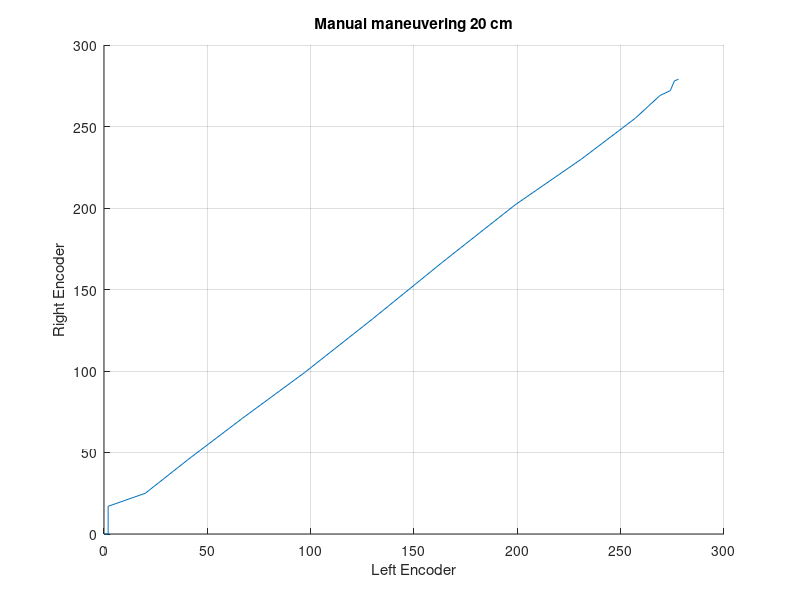
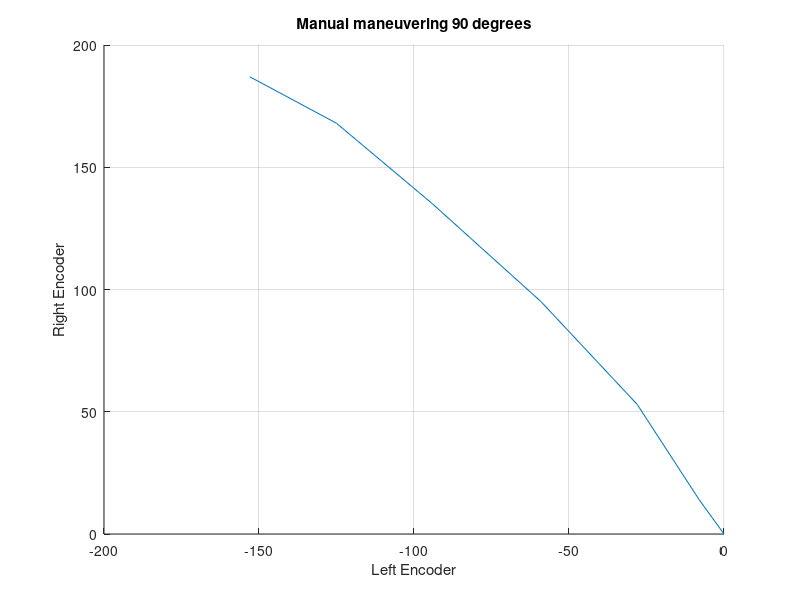
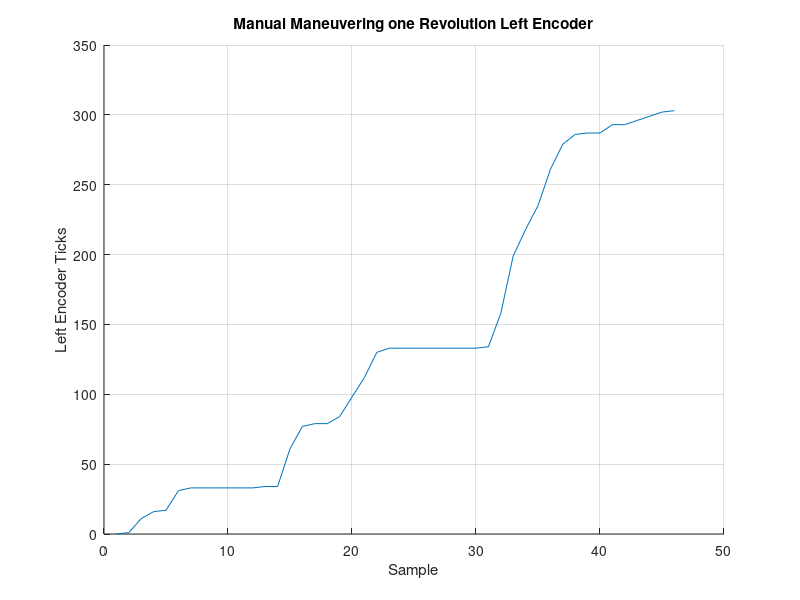
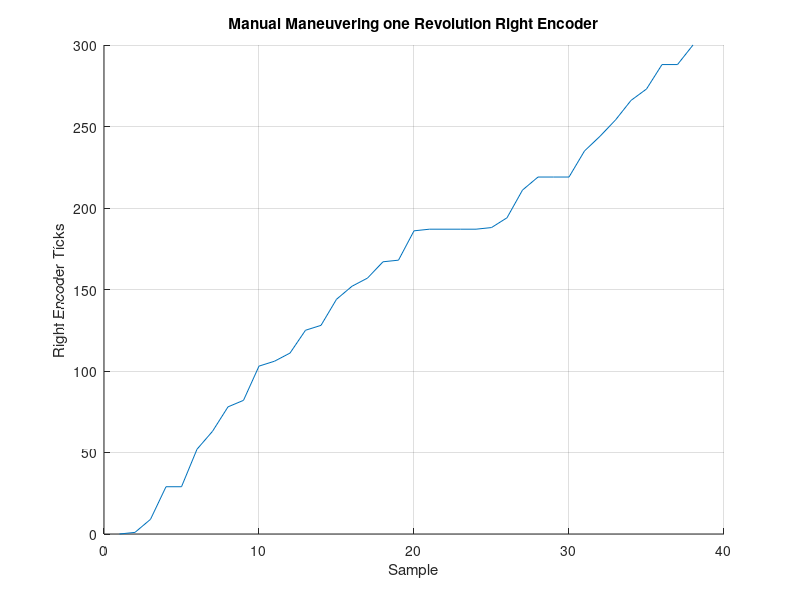

These figures' MATLAB source, in order:
clear;

fileID = fopen('manuell20cm.txt','r');
fileID2 = fopen('manuell90grader.txt','r');
fileID3 = fopen('manuellLeft1Rev.txt','r');
fileID4 = fopen('manuellRight1Rev.txt','r');

formatSpec = '%f %f';
formatSpec2 = '%f %f';
formatSpec3 = '%f %f';
formatSpec4 = '%f %f';

sizeA = [2 Inf];
sizeB = [2 Inf];
sizeC = [2 Inf];
sizeD = [2 Inf];

A = fscanf(fileID,formatSpec,sizeA);
B = fscanf(fileID2,formatSpec2,sizeB);
C = fscanf(fileID3,formatSpec3,sizeC);
D = fscanf(fileID4,formatSpec4,sizeD);

figure(1);
title('Manual maneuvering 20 cm');
hold on;
plot(A(1,:),A(2,:));
xlabel('Left Encoder');
ylabel('Right Encoder');
grid on;
hold off;

figure(2);
title('Manual maneuvering 90 degrees');
hold on;
plot(B(1,:),B(2,:));
xlabel('Left Encoder');
ylabel('Right Encoder');
grid on;
hold off;


figure(3);
title('Manual Maneuvering one Revolution Left Encoder');
hold on;
plot(C(1,:));
xlabel('Sample');
ylabel('Left Encoder Ticks');
grid on;
hold off;

figure(4);
title('Manual Maneuvering one Revolution Right Encoder');
hold on;
plot(D(2,:));
xlabel('Sample');
ylabel('Right Encoder Ticks');
grid on;
hold off;
